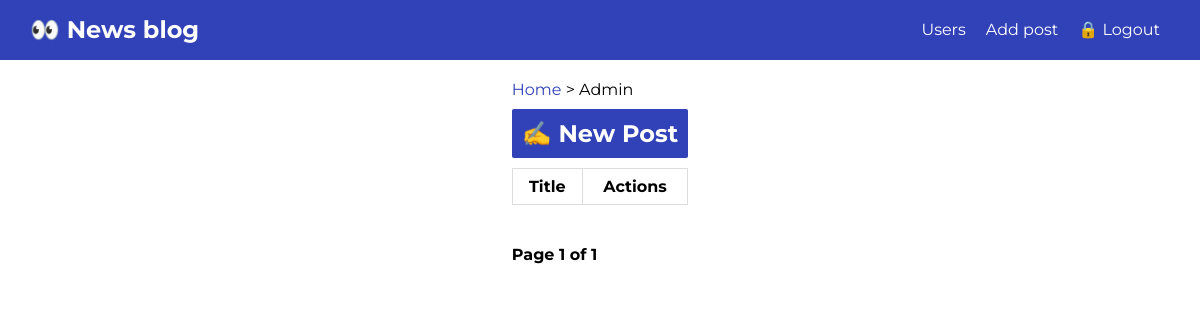
Page /dashboard/ (signed in) on the earlier database version.
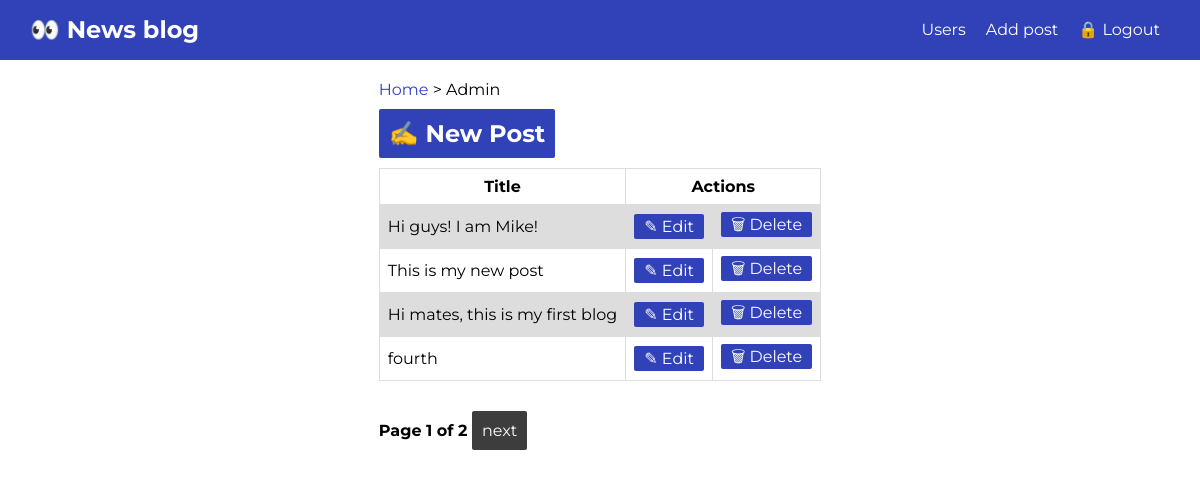
Same page on the later database version.
### post/models.py (models this page shows, shortened)
class Post(models.Model):
    title = models.CharField(max_length=100)
    body = models.TextField(max_length=1000)
    author = models.ForeignKey(User, on_delete=models.CASCADE)
    creation_date = models.DateTimeField(default=now)
    read = models.BooleanField(default=False)

### post/views.py (the view)
# urls.py: url(r'^dashboard/$', views.Dashboard.as_view(), name='dashboard'),
@method_decorator(login_required, name='dispatch')
class Dashboard(View):
    def get(self, request, *args, **kwargs):
        view = Home.as_view(
            template_name = 'post/admin_page.html',
            paginate_by = 4
        )
        return view(request, *args, **kwargs)

### post/templates/post/admin_page.html
{% extends 'post/base.html' %}
{% block breadcrumb %}{{ block.super }} > Admin{% endblock %}
{% block content %}
    <div class="blog-table">
        <h2><a href="#">&#9997 New Post</a> </h2>
        <table>
            <tr>
                <th>Title</th>
                <th colspan="2">Actions</th>
            </tr>
            {% for post in posts %}
                <tr>
                    <td>{{ post.title }}</td>
                    <td><a href="#">&#9998 Edit</a> </td>
                    <td><a href="#">&#128465 Delete</a> </td>
                </tr>
            {% endfor %}
        </table>
    </div>
    {% include 'post/pagination_links.html' %}
{% endblock %}

Differences in the rows shown:
added Post: title "Hi guys! I am Mike!"
added Post: title "This is my new post"
added Post: title "Hi mates, this is my first blog"
added Post: title "fourth"
Other differences:
{{ page_obj.paginator.num_pages }}: "1" → "2"
text now shown: "next"
